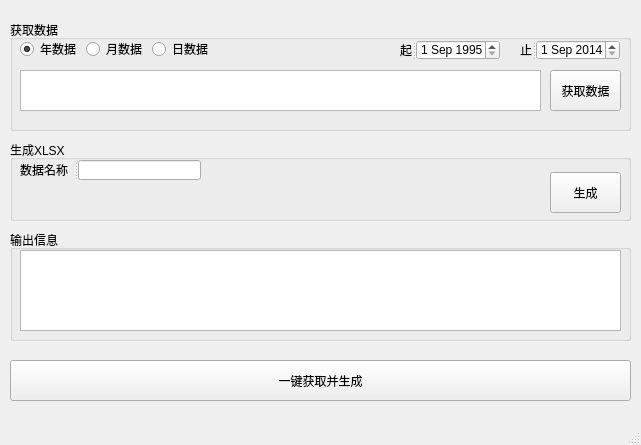
<?xml version="1.0" encoding="UTF-8"?>
<ui version="4.0">
 <class>MainWindow</class>
 <widget class="QMainWindow" name="MainWindow">
  <property name="geometry">
   <rect>
    <x>0</x>
    <y>0</y>
    <width>641</width>
    <height>445</height>
   </rect>
  </property>
  <property name="windowTitle">
   <string>CEIC爬虫</string>
  </property>
  <property name="tabShape">
   <enum>QTabWidget::Rounded</enum>
  </property>
  <widget class="QWidget" name="centralwidget">
   <widget class="QGroupBox" name="getDataGroup">
    <property name="geometry">
     <rect>
      <x>10</x>
      <y>20</y>
      <width>621</width>
      <height>111</height>
     </rect>
    </property>
    <property name="title">
     <string>获取数据</string>
    </property>
    <widget class="QWidget" name="layoutWidget">
     <property name="geometry">
      <rect>
       <x>10</x>
       <y>20</y>
       <width>191</width>
       <height>18</height>
      </rect>
     </property>
     <layout class="QHBoxLayout" name="type">
      <item>
       <widget class="QRadioButton" name="yearly">
        <property name="text">
         <string>年数据</string>
        </property>
        <property name="checked">
         <bool>true</bool>
        </property>
       </widget>
      </item>
      <item>
       <widget class="QRadioButton" name="monthly">
        <property name="text">
         <string>月数据</string>
        </property>
       </widget>
      </item>
      <item>
       <widget class="QRadioButton" name="daily">
        <property name="text">
         <string>日数据</string>
        </property>
       </widget>
      </item>
     </layout>
    </widget>
    <widget class="QSplitter" name="splitter_2">
     <property name="geometry">
      <rect>
       <x>510</x>
       <y>20</y>
       <width>100</width>
       <height>20</height>
      </rect>
     </property>
     <property name="orientation">
      <enum>Qt::Horizontal</enum>
     </property>
     <widget class="QLabel" name="el">
      <property name="text">
       <string>止</string>
      </property>
     </widget>
     <widget class="QDateEdit" name="endDate">
      <property name="dateTime">
       <datetime>
        <hour>0</hour>
        <minute>0</minute>
        <second>0</second>
        <year>2014</year>
        <month>9</month>
        <day>1</day>
       </datetime>
      </property>
     </widget>
    </widget>
    <widget class="QTextEdit" name="URL">
     <property name="geometry">
      <rect>
       <x>10</x>
       <y>50</y>
       <width>521</width>
       <height>41</height>
      </rect>
     </property>
    </widget>
    <widget class="QSplitter" name="splitter">
     <property name="geometry">
      <rect>
       <x>390</x>
       <y>20</y>
       <width>100</width>
       <height>20</height>
      </rect>
     </property>
     <property name="orientation">
      <enum>Qt::Horizontal</enum>
     </property>
     <widget class="QLabel" name="sl">
      <property name="text">
       <string>起</string>
      </property>
     </widget>
     <widget class="QDateEdit" name="startDate">
      <property name="dateTime">
       <datetime>
        <hour>0</hour>
        <minute>0</minute>
        <second>0</second>
        <year>1995</year>
        <month>9</month>
        <day>1</day>
       </datetime>
      </property>
     </widget>
    </widget>
    <widget class="QPushButton" name="GetData">
     <property name="geometry">
      <rect>
       <x>540</x>
       <y>50</y>
       <width>71</width>
       <height>41</height>
      </rect>
     </property>
     <property name="text">
      <string>获取数据</string>
     </property>
    </widget>
   </widget>
   <widget class="QGroupBox" name="groupBox">
    <property name="geometry">
     <rect>
      <x>10</x>
      <y>140</y>
      <width>621</width>
      <height>81</height>
     </rect>
    </property>
    <property name="title">
     <string>生成XLSX</string>
    </property>
    <widget class="QPushButton" name="Generate">
     <property name="geometry">
      <rect>
       <x>540</x>
       <y>32</y>
       <width>71</width>
       <height>41</height>
      </rect>
     </property>
     <property name="text">
      <string>生成</string>
     </property>
    </widget>
    <widget class="QSplitter" name="splitter_3">
     <property name="geometry">
      <rect>
       <x>10</x>
       <y>20</y>
       <width>181</width>
       <height>20</height>
      </rect>
     </property>
     <property name="orientation">
      <enum>Qt::Horizontal</enum>
     </property>
     <widget class="QLabel" name="label">
      <property name="text">
       <string>数据名称</string>
      </property>
     </widget>
     <widget class="QLineEdit" name="Dataname"/>
    </widget>
   </widget>
   <widget class="QPushButton" name="oneKey">
    <property name="geometry">
     <rect>
      <x>10</x>
      <y>360</y>
      <width>621</width>
      <height>41</height>
     </rect>
    </property>
    <property name="text">
     <string>一键获取并生成</string>
    </property>
   </widget>
   <widget class="QGroupBox" name="groupBox_2">
    <property name="geometry">
     <rect>
      <x>10</x>
      <y>230</y>
      <width>621</width>
      <height>111</height>
     </rect>
    </property>
    <property name="title">
     <string>输出信息</string>
    </property>
    <widget class="QPlainTextEdit" name="Output">
     <property name="geometry">
      <rect>
       <x>10</x>
       <y>20</y>
       <width>601</width>
       <height>81</height>
      </rect>
     </property>
    </widget>
   </widget>
  </widget>
  <widget class="QMenuBar" name="menubar">
   <property name="geometry">
    <rect>
     <x>0</x>
     <y>0</y>
     <width>641</width>
     <height>23</height>
    </rect>
   </property>
  </widget>
  <widget class="QStatusBar" name="statusbar"/>
 </widget>
 <resources/>
 <connections/>
</ui>
